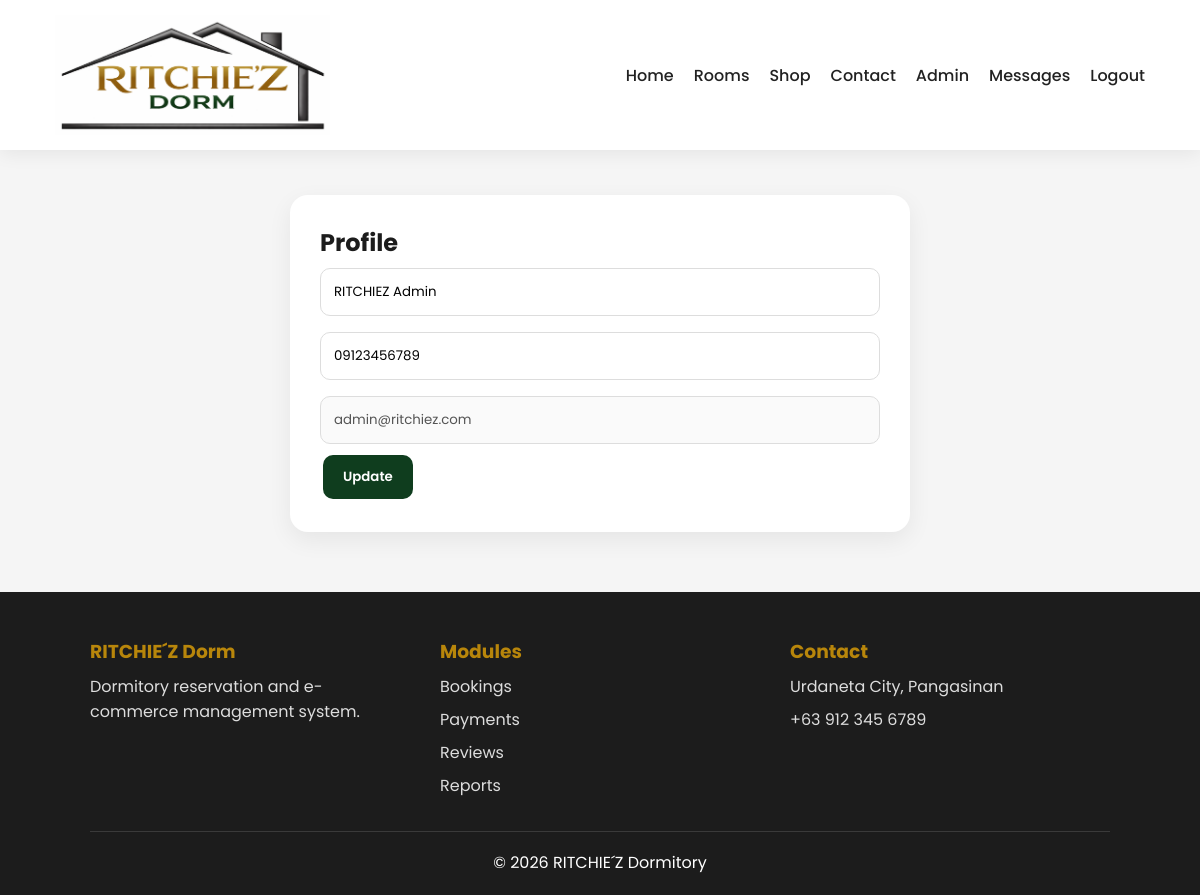
The app's page /tenant/profile.php (signed in) with its own data.
### tables this page shows
CREATE TABLE users (
 user_id INT AUTO_INCREMENT PRIMARY KEY,
 full_name VARCHAR(100) NOT NULL,
 email VARCHAR(100) NOT NULL UNIQUE,
 phone VARCHAR(30),
 password VARCHAR(255) NOT NULL,
 role ENUM('admin','tenant') DEFAULT 'tenant',
 status ENUM('Active','Blocked') DEFAULT 'Active',
 created_at TIMESTAMP DEFAULT CURRENT_TIMESTAMP
);

### includes/session.php (called while the page is built, shortened)
<?php
function e($v){return htmlspecialchars($v ?? '', ENT_QUOTES, 'UTF-8');}
?>

### tenant/profile.php (the view)
<?php require_once "../config/database.php";require_once "../includes/session.php";requireLogin();$msg='';if($_SERVER['REQUEST_METHOD']==='POST'){$conn->prepare("UPDATE users SET full_name=?, phone=? WHERE user_id=?")->execute([$_POST['full_name'],$_POST['phone'],$_SESSION['user_id']]);$_SESSION['full_name']=$_POST['full_name'];$msg='Profile updated.';}$s=$conn->prepare("SELECT * FROM users WHERE user_id=?");$s->execute([$_SESSION['user_id']]);$u=$s->fetch(PDO::FETCH_ASSOC);include "../includes/header.php";?><div class="form-card"><h2>Profile</h2><?php if($msg):?><div class="alert success"><?=$msg?></div><?php endif;?><form method="POST"><input name="full_name" value="<?=e($u['full_name'])?>"><input name="phone" value="<?=e($u['phone'])?>"><input value="<?=e($u['email'])?>" disabled><button class="btn">Update</button></form></div><?php include "../includes/footer.php";?>

### assets/css/style.css (style rules this page uses)
* { margin:0;padding:0;box-sizing:border-box;font-family:Poppins,sans-serif }
body { background:#f5f5f5;color:#1c1c1c }
.card,.form-card,.table-wrap,.dash-card,.search-box { background:white;border-radius:18px;box-shadow:0 8px 25px #0001 }
.btn,.hero-btn { display:inline-block;padding:12px 20px;background:#0F3D1E;color:#fff;border:none;border-radius:10px;text-decoration:none;cursor:pointer;font-weight:600;margin:3px }
.form-card { max-width:620px;margin:45px auto;padding:30px }
input,select,textarea { width:100%;padding:13px;border:1px solid #ddd;border-radius:10px;margin:8px 0 }

### records on screen
users: full_name "RITCHIEZ Admin", phone "09123456789", email "admin@ritchiez.com"
